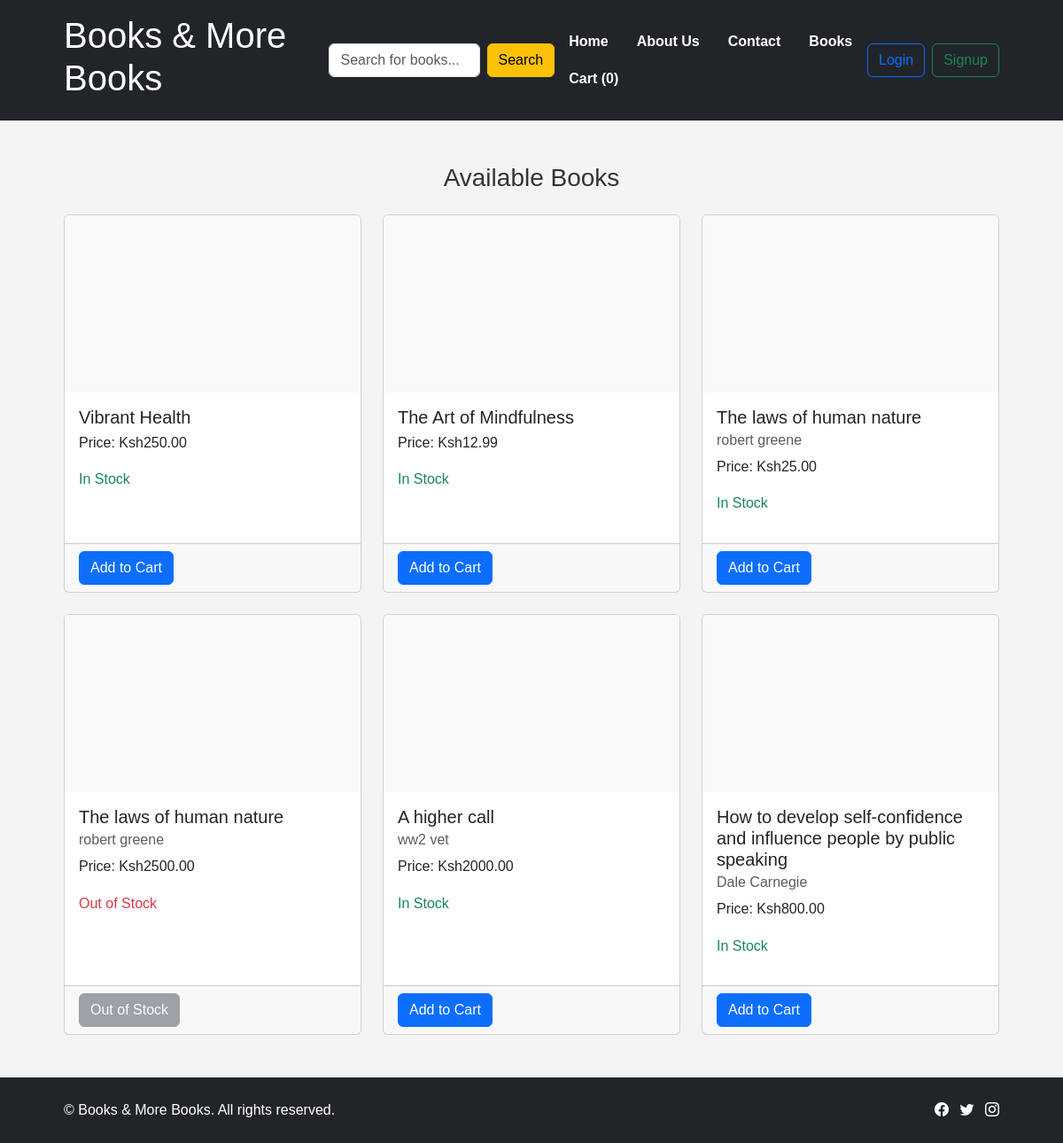
The app's page /, older data.
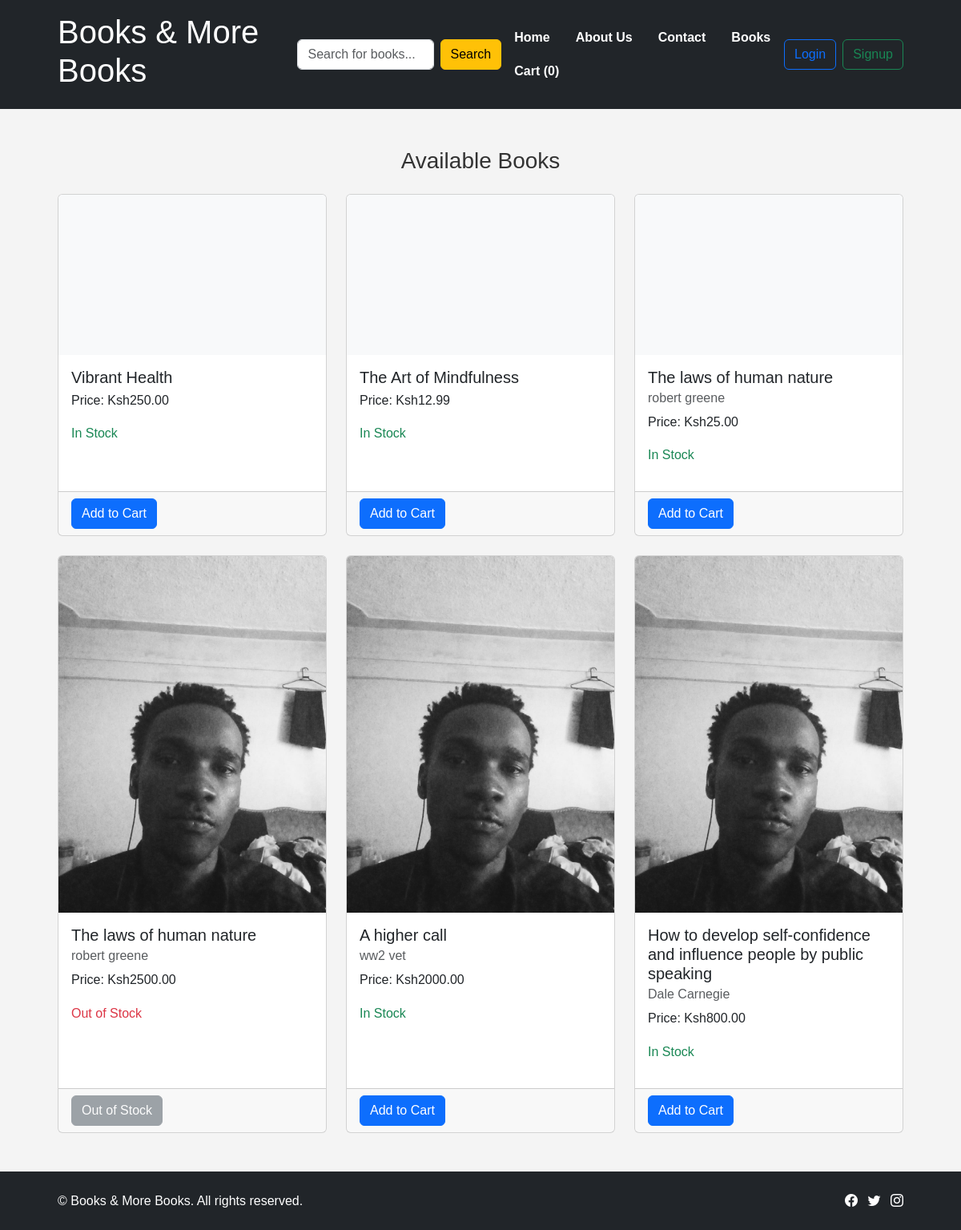
The same page, newer data.
### shop/models.py (models this page shows, shortened)
class Book(models.Model):
    title = models.CharField(max_length=255)
    author = models.CharField(max_length=255)
    genre = models.CharField(max_length=50)
    price = models.DecimalField(max_digits=10, decimal_places=2)
    stock = models.PositiveIntegerField()
    ratings = models.DecimalField(max_digits=3, decimal_places=2, null=True, blank=True)
    image = models.ImageField(upload_to='book_images/', blank=True, null=True)  # Added image field

### shop/views.py (the view)
# urls.py: 2. Add a URL to urlpatterns:  path('', views.home, name='home')
def home(request):
    mybooks = Book.objects.all()
    cart_count = 0
    if request.user.is_authenticated:
        cart, _ = Cart.objects.get_or_create(user=request.user)
        cart_count = cart.items.count()
    context = {
        'mybooks': mybooks,
        'cart_count': cart_count
    }
    return render(request, 'home.html', context)

### shop/templates/home.html (shortened to what this page needs)
{% load static %}
<!DOCTYPE html>
<html lang="en">
  <head>
    <link
      href="https://cdn.jsdelivr.net/npm/bootstrap@5.3.1/dist/css/bootstrap.min.css"
      rel="stylesheet"
    />
    <link
      rel="stylesheet"
      href="https://cdnjs.cloudflare.com/ajax/libs/bootstrap-icons/1.10.5/font/bootstrap-icons.min.css"
    />
    <link rel="stylesheet" href="{% static 'global.css' %}" />
  </head>
  <body>
    <header class="header bg-dark text-white py-3">
      <div class="container d-flex justify-content-between align-items-center">
        <h1 class="logo">Books & More Books</h1>
        <form action="/search/" method="GET" class="d-flex">
          <input
            type="text"
            name="q"
            placeholder="Search for books..."
            class="form-control me-2"
          />
          <button type="submit" class="btn btn-warning">Search</button>
        </form>
        <nav class="nav">
          <ul class="nav d-flex list-unstyled">
            <li><a href="/" class="nav-link">Home</a></li>
            <li><a href="/about/" class="nav-link">About Us</a></li>
            <li><a href="/contact/" class="nav-link">Contact</a></li>
            <li><a href="/books/" class="nav-link">Books</a></li>
            <li>
              <a href="/cart/" class="nav-link">Cart ({{ cart_count }})</a>
            </li>
          </ul>
        </nav>
        <div class="user-auth d-flex">
          {% if user.is_authenticated %}
          <a href="{% url 'logout' %}" class="btn btn-outline-light">Logout</a>
          {% else %}
          <a href="/login/" class="btn btn-outline-primary me-2">Login</a>
          <a href="/signup/" class="btn btn-outline-success">Signup</a>
          {% endif %}
        </div>
      </div>
    </header>
    <main class="main-content py-5">
      <div class="container">
        <section class="book-section">
          <h2 class="section-title mb-4">Available Books</h2>
          <div class="row row-cols-1 row-cols-md-3 g-4">
            {% for x in mybooks %}
            <div class="col">
              <div class="card h-100">
                {% if x.image %}
                <img
                  src="{{ x.image.url }}"
                  alt="{{ x.title }}"
                  class="card-img-top img-fluid"
                />
                {% else %}
                <div class="card-img-top bg-light" style="height: 200px"></div>
                {% endif %}
                <div class="card-body">
                  <h5 class="card-title">{{ x.title }}</h5>
                  <h6 class="card-subtitle mb-2 text-muted">{{ x.author }}</h6>
                  <p class="card-text">Price: Ksh{{ x.price }}</p>
                  {% if x.stock > 0 %}
                  <p class="text-success">In Stock</p>
                  {% else %}
                  <p class="text-danger">Out of Stock</p>
                  {% endif %}
                </div>
                <div class="card-footer">
                  {% if x.stock > 0 %}
                  <a href="{% url 'add_to_cart' x.id %}" class="btn btn-primary"
                    >Add to Cart</a
                  >
                  {% else %}
                  <button class="btn btn-secondary" disabled>
                    Out of Stock
                  </button>
                  {% endif %}
                </div>
              </div>
            </div>
            {% empty %}
            <p class="text-center">No books available at the moment.</p>
            {% endfor %}
          </div>
        </section>
      </div>
    </main>
    <footer class="bg-dark text-white py-4">
      <div class="container d-flex justify-content-between align-items-center">
        <p class="mb-0">
          &copy; {{ current_year }} Books & More Books. All rights reserved.
        </p>
        <ul class="list-inline mb-0">
          <li class="list-inline-item">
            <a href="#" class="text-white">
              <i class="bi bi-facebook"></i>
            </a>
          </li>
          <li class="list-inline-item">
            <a href="#" class="text-white">
              <i class="bi bi-twitter"></i>
            </a>
          </li>
          <li class="list-inline-item">
            <a href="#" class="text-white">
              <i class="bi bi-instagram"></i>
            </a>
          </li>
        </ul>
      </div>
    </footer>
  </body>
</html>

### static/global.css (style rules this page uses)
* { margin: 0; padding: 0; box-sizing: border-box; }
body { font-family: Arial, sans-serif; line-height: 1.6; background-color: #f4f4f4; color: #333; }
.container { width: 90%; max-width: 1200px; margin: 0 auto; }
.header { background-color: #333; color: #fff; padding: 20px 0; }
.nav { text-align: center; }
.nav-link { color: #fff; text-decoration: none; font-weight: bold; }
.main-content { padding: 40px 0; }
.section-title { text-align: center; margin-bottom: 30px; font-size: 28px; }

Row changes from the older to the newer data that the page shows:
changed Book (number 4 of 6 on the later page): image: picture added
changed Book "A higher call": image: picture added
changed Book "How to develop self-confidence and influence people by public speaking": image: picture added
